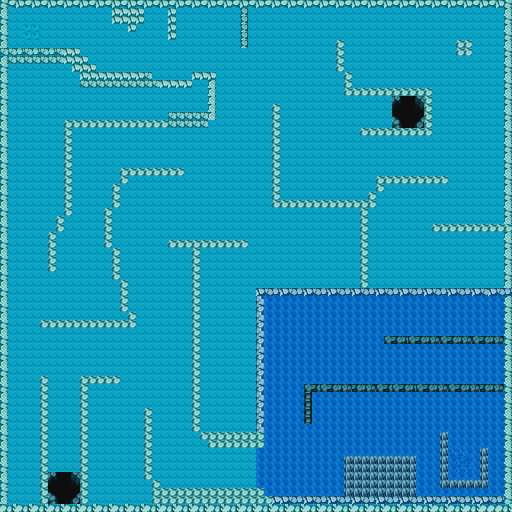

This is a level from a 2D game, rendered from its Tiled map with the project's own tilesets. A one-line summary and the map file follow, with tile-layer data summarised:
An orthogonal 64x64 tile map with 8x8 px tiles, 2 tile layers (PATH, COLLISION) and 19 objects (5x BIG_SIZERUNE, 4x ENERGYRUNE, 3x SMALL_SIZERUNE, 2x SPEEDRUNE, DESTRUCTIONRUNE, ...).

<map version="1.0" orientation="orthogonal" renderorder="right-down" width="64" height="64" tilewidth="8" tileheight="8" nextobjectid="28">
 <tileset firstgid="1" name="tilea4mackeditFBU" tilewidth="8" tileheight="8">
  <image source="tilea4mackeditFBU.png" width="512" height="480" />
 </tileset>
 <layer name="PATH" width="64" height="64">
  <data>[4096 cells, 4096 non-empty, 6 distinct tile ids]</data>
 </layer>
 <layer name="COLLISION" width="64" height="64">
  <data>[4096 cells, 828 non-empty, 37 distinct tile ids]</data>
 </layer>
 <objectgroup name="START" visible="0">
  <object id="1" x="33" y="28.5" width="1.25" height="1.75">
   <ellipse />
  </object>
 </objectgroup>
 <objectgroup name="FINISH" visible="0">
  <object id="7" x="452.667" y="456.917" width="22.3333" height="21.0833">
   <ellipse />
  </object>
 </objectgroup>
 <objectgroup name="RUNES" visible="0">
  <object id="9" name="SMALL_SIZERUNE" x="199.273" y="16.5455" width="0.909091" height="1.81818" visible="0">
   <ellipse />
  </object>
  <object id="10" name="SPEEDRUNE" x="222.727" y="170.909" width="1.45455" height="1.27273" visible="0">
   <ellipse />
  </object>
  <object id="11" name="DESTRUCTIONRUNE" x="226.182" y="364.182" width="2.54545" height="1.27273" visible="0">
   <ellipse />
  </object>
  <object id="12" name="TELEPORTATIONRUNE_0" x="199.333" y="90.3334" width="2.66667" height="4" visible="0">
   <ellipse />
  </object>
  <object id="13" name="TELEPORTATIONRUNE_1" x="360.667" y="412.667" width="4" height="5.33333" visible="0">
   <ellipse />
  </object>
  <object id="14" name="BIG_SIZERUNE" x="404" y="20.6667" width="4" height="6" visible="0">
   <ellipse />
  </object>
  <object id="15" name="SMALL_SIZERUNE" x="80" y="100.667" width="6.66667" height="4" visible="0">
   <ellipse />
  </object>
  <object id="18" name="SMALL_SIZERUNE" x="124" y="100" width="6" height="5.33333" visible="0">
   <ellipse />
  </object>
  <object id="19" name="BIG_SIZERUNE" x="62" y="395.333" width="4.66667" height="6.66667" visible="0">
   <ellipse />
  </object>
  <object id="20" name="BIG_SIZERUNE" x="62.6667" y="412.667" width="4.66667" height="5.33333" visible="0">
   <ellipse />
  </object>
  <object id="21" name="BIG_SIZERUNE" x="62.6667" y="428" width="5.33333" height="6.66667" visible="0">
   <ellipse />
  </object>
  <object id="22" name="BIG_SIZERUNE" x="60.6667" y="444.667" width="7.33333" height="6.66667" visible="0">
   <ellipse />
  </object>
  <object id="23" name="ENERGYRUNE" x="233.667" y="167" width="1.33333" height="1.66667" visible="0">
   <ellipse />
  </object>
  <object id="24" name="ENERGYRUNE" x="294.333" y="32" width="2.33333" height="2" visible="0">
   <ellipse />
  </object>
  <object id="25" name="ENERGYRUNE" x="327" y="316.333" width="2.66667" height="3.33333" visible="0">
   <ellipse />
  </object>
  <object id="26" name="ENERGYRUNE" x="14.6667" y="138" width="2.33333" height="3.33333" visible="0">
   <ellipse />
  </object>
  <object id="27" name="SPEEDRUNE" x="103.333" y="43" width="1.33333" height="1">
   <ellipse />
  </object>
 </objectgroup>
</map>
